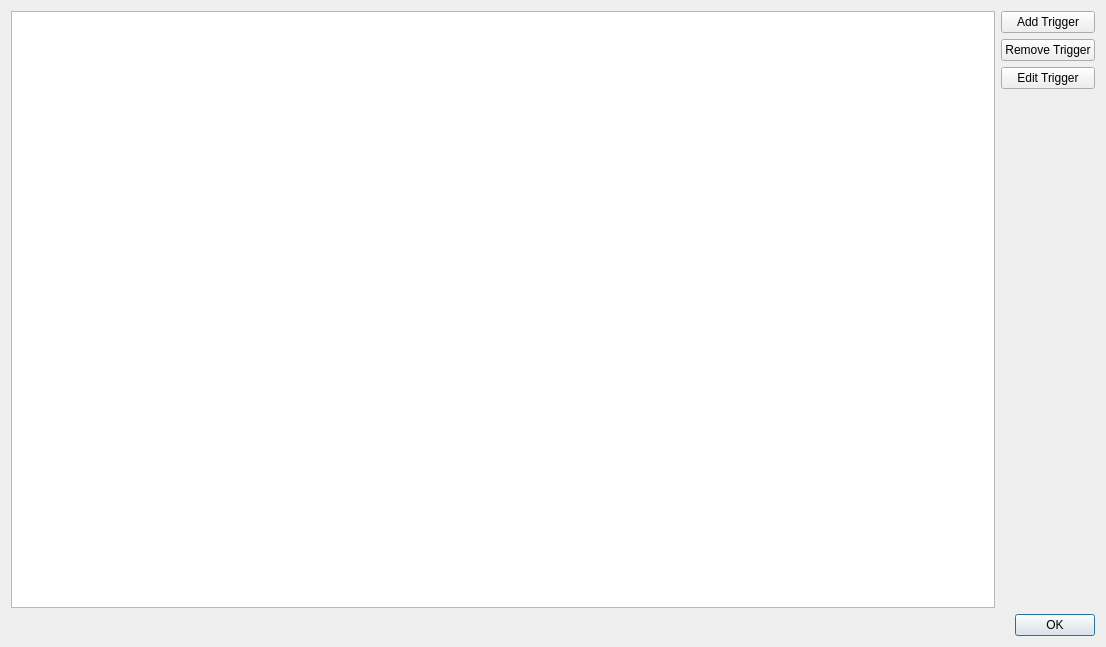
<?xml version="1.0" encoding="UTF-8"?>
<ui version="4.0">
 <class>SysOvrvObjTriggerDialog</class>
 <widget class="QDialog" name="SysOvrvObjTriggerDialog">
  <property name="geometry">
   <rect>
    <x>0</x>
    <y>0</y>
    <width>1106</width>
    <height>647</height>
   </rect>
  </property>
  <property name="sizePolicy">
   <sizepolicy hsizetype="Expanding" vsizetype="MinimumExpanding">
    <horstretch>0</horstretch>
    <verstretch>0</verstretch>
   </sizepolicy>
  </property>
  <property name="windowTitle">
   <string>Edit triggers for Object</string>
  </property>
  <layout class="QVBoxLayout" name="verticalLayout_2">
   <item>
    <layout class="QHBoxLayout" name="horizontalLayout">
     <item>
      <widget class="QColumnView" name="TriggerColumnView">
       <property name="sizePolicy">
        <sizepolicy hsizetype="Expanding" vsizetype="MinimumExpanding">
         <horstretch>0</horstretch>
         <verstretch>0</verstretch>
        </sizepolicy>
       </property>
       <property name="selectionMode">
        <enum>QAbstractItemView::SingleSelection</enum>
       </property>
      </widget>
     </item>
     <item>
      <layout class="QVBoxLayout" name="verticalLayout">
       <item>
        <widget class="QPushButton" name="AddTriggerBtn">
         <property name="text">
          <string>Add Trigger</string>
         </property>
        </widget>
       </item>
       <item>
        <widget class="QPushButton" name="RemoveTriggerBtn">
         <property name="text">
          <string>Remove Trigger</string>
         </property>
        </widget>
       </item>
       <item>
        <widget class="QPushButton" name="EditTriggerBtn">
         <property name="text">
          <string>Edit Trigger</string>
         </property>
        </widget>
       </item>
       <item>
        <spacer name="verticalSpacer">
         <property name="orientation">
          <enum>Qt::Vertical</enum>
         </property>
         <property name="sizeHint" stdset="0">
          <size>
           <width>20</width>
           <height>40</height>
          </size>
         </property>
        </spacer>
       </item>
      </layout>
     </item>
    </layout>
   </item>
   <item>
    <widget class="QDialogButtonBox" name="buttonBox">
     <property name="orientation">
      <enum>Qt::Horizontal</enum>
     </property>
     <property name="standardButtons">
      <set>QDialogButtonBox::Ok</set>
     </property>
    </widget>
   </item>
  </layout>
 </widget>
 <resources/>
 <connections>
  <connection>
   <sender>buttonBox</sender>
   <signal>accepted()</signal>
   <receiver>SysOvrvObjTriggerDialog</receiver>
   <slot>accept()</slot>
   <hints>
    <hint type="sourcelabel">
     <x>248</x>
     <y>254</y>
    </hint>
    <hint type="destinationlabel">
     <x>157</x>
     <y>274</y>
    </hint>
   </hints>
  </connection>
  <connection>
   <sender>buttonBox</sender>
   <signal>rejected()</signal>
   <receiver>SysOvrvObjTriggerDialog</receiver>
   <slot>reject()</slot>
   <hints>
    <hint type="sourcelabel">
     <x>316</x>
     <y>260</y>
    </hint>
    <hint type="destinationlabel">
     <x>286</x>
     <y>274</y>
    </hint>
   </hints>
  </connection>
 </connections>
</ui>
